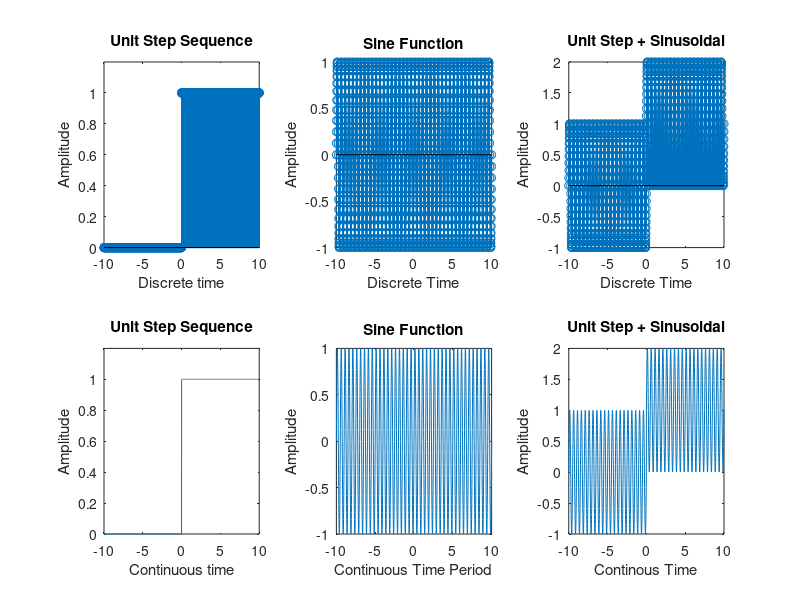

Recreate this plot in MATLAB.
% unit step discrete sequence
n=-10:.01:10;
for i=1:length(n)
    if n(i)<0
        u(i)=0;
    else if n(i)>=0
          u(i)=1;
        end
    end
end   
subplot(2,3,1);
stem(n,u);
xlabel('Discrete time');
ylabel('Amplitude');
title('Unit Step Sequence');
axis([-10 10 0 1.2]);

% discrete sinusoidal function
%t1=-1:0.01:2;
f=2;
a=1;
s=a*sin(2*pi*f*n);
subplot(2,3,2);
stem(n,s);
xlabel('Discrete Time');
ylabel('Amplitude');
title('Sine Function');


%addition of unit step and sinusoidal function(discrete time)

for i=1:length(u)
    add(i)=u(i)+s(i);
end
subplot(2,3,3);
stem(n,add);
xlabel('Discrete Time');
ylabel('Amplitude');
title('Unit Step + Sinusoidal');

% unit step continuous sequence
t=-10:.01:10;
for i=1:length(t)
    if t(i)<0
        u(i)=0;
    else if t(i)>=0
            u(i)=1;
        end
    end
end
subplot(2,3,4);
plot(t,u);
xlabel('Continuous time');
ylabel('Amplitude');
title('Unit Step Sequence');
axis([-10 10 0 1.2]);


% continuous sine funtion
%t=-1:0.01:2;
f=2;
a=1;
s=a*sin(2*pi*f*t);
subplot(2,3,5);
plot(t,s);
xlabel('Continuous Time Period');
ylabel('Amplitude');
title('Sine Function');

%addition of unit step and sinusoidal function(continuous time)

for i=1:length(u)
    add(i)=u(i)+s(i);
end
subplot(2,3,6);
plot(t,add);
xlabel('Continous Time');
ylabel('Amplitude');
title('Unit Step + Sinusoidal');


